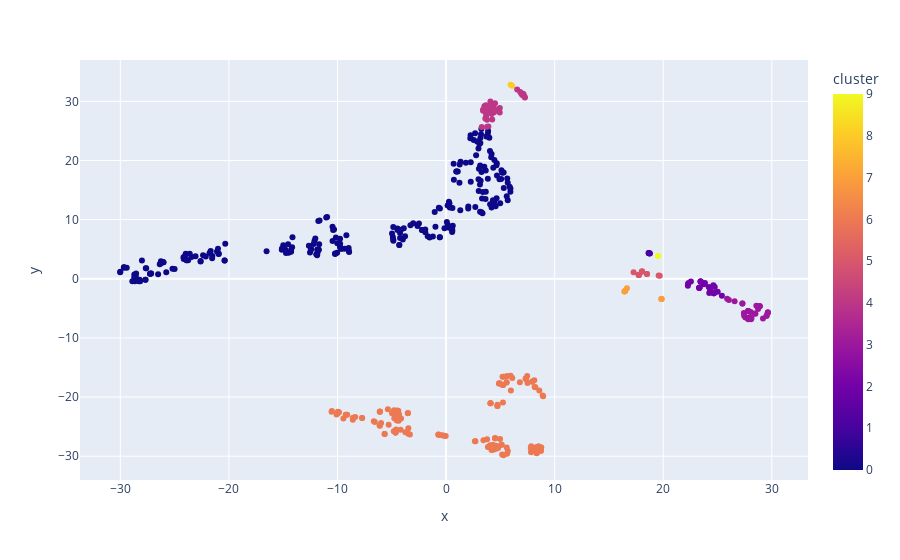

Write notebook code for a chart like this one.
### Code cell
tsne_pipeline = Pipeline([('scaler', StandardScaler()), ('tsne', TSNE(n_components=2, verbose=1))])
genre_embedding = tsne_pipeline.fit_transform(X)
projection = pd.DataFrame(columns=['x', 'y'], data=genre_embedding)
projection['genres'] = genre_test['genre_name']
projection['cluster'] = genre_test['cluster']

fig = px.scatter(
    projection, x='x', y='y', color='cluster', hover_data=['x', 'y', 'genres'])
fig.show()

### Figure 1 — Plotly figure (JSON) as saved in the notebook; plotly's stock layout.template omitted (floating-point values rounded to 4 significant figures; data arrays with more than 128 entries replaced by an {"elided": "..."} marker saying what was removed)
{"data": [{"customdata": {"elided": "476x1 str values"}, "hovertemplate": "x=%{x}<br>y=%{y}<br>genres=%{customdata[0]}<br>cluster=%{marker.color}<extra></extra>", "legendgroup": "", "marker": {"color": {"elided": "476 int values"}, "coloraxis": "coloraxis", "symbol": "circle"}, "mode": "markers", "name": "", "orientation": "v", "showlegend": false, "type": "scatter", "x": {"elided": "476 float values"}, "xaxis": "x", "y": {"elided": "476 float values"}, "yaxis": "y"}], "layout": {"coloraxis": {"colorbar": {"title": {"text": "cluster"}}, "colorscale": [[0, "#0d0887"], [0.1111, "#46039f"], [0.2222, "#7201a8"], [0.3333, "#9c179e"], [0.4444, "#bd3786"], [0.5556, "#d8576b"], [0.6667, "#ed7953"], [0.7778, "#fb9f3a"], [0.8889, "#fdca26"], [1, "#f0f921"]]}, "legend": {"tracegroupgap": 0}, "margin": {"t": 60}, "xaxis": {"anchor": "y", "domain": [0, 1], "title": {"text": "x"}}, "yaxis": {"anchor": "x", "domain": [0, 1], "title": {"text": "y"}}}}
